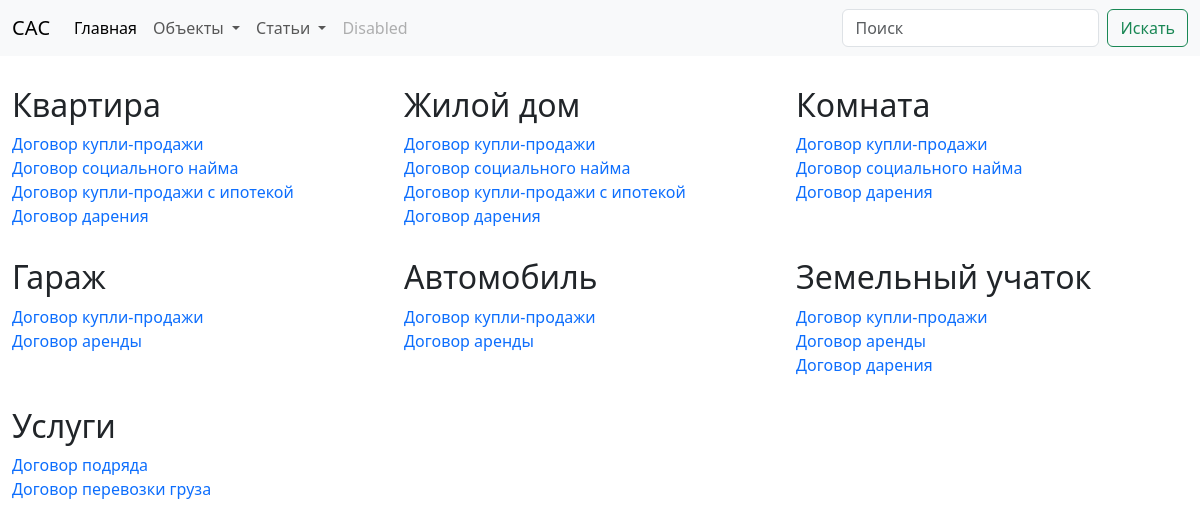
The page / on the database its author committed.
### dogovor_online/models.py (models this page shows)
class ObjectByDogovor(models.Model):
    name = models.CharField(max_length=100, verbose_name='Объект договора')
    sluck = models.CharField(max_length=100, verbose_name='Ссылка')
    dogovors = models.ManyToManyField(Dogovor, related_name='dogovors', verbose_name='Договоры')
    def __str__(self):
        return self.name
    class Meta:
        verbose_name = 'Объект договора'
        verbose_name_plural = 'Объекты договора'

class Dogovor(models.Model):
    name = models.CharField(max_length=100, verbose_name='Договор')
    url = models.CharField(max_length=100, verbose_name='Ссылка')
    def __str__(self):
        return self.name
    class Meta:
        verbose_name = 'Договор'
        verbose_name_plural = 'Договоры'

### dogovor_online/views.py (the view)
# urls.py: path('', views.home, name='home'),
def home(request):
    objects = ObjectByDogovor.objects.all()
    context = {
        'Objects': objects,
    }
    return render(request, 'dogovor_online/home.html', context)

### dogovor_online/templates/dogovor_online/home.html (shortened to what this page needs)
{% extends 'dogovor_online/base.html' %}
{% block main_content %}
<div class="main_objects">
    {% for item in Objects %}
    <div class="">
    <h2> {{ item.name }}</h2>
    {% for i in item.dogovors.all %}
    <a href="{% url item.sluck i.url %}">{{ i }}</a><br>
    {% endfor %}
</div>
    {% endfor %}
</div>
{% endblock %}

### dogovor_online/static/main.css (style rules this page uses)
a { text-decoration: none; }
.main_objects { display: grid; grid-template-columns: 1fr 1fr 1fr; grid-row-gap: 30px; }

### rows shown on the page
ObjectByDogovor: name "Квартира"
Dogovor: name "Договор купли-продажи"
Dogovor: name "Договор социального найма"
Dogovor: name "Договор купли-продажи с ипотекой"
Dogovor: name "Договор дарения"
ObjectByDogovor: name "Жилой дом"
ObjectByDogovor: name "Комната"
ObjectByDogovor: name "Гараж"
Dogovor: name "Договор аренды"
ObjectByDogovor: name "Автомобиль"
ObjectByDogovor: name "Земельный учаток"
ObjectByDogovor: name "Услуги"
Dogovor: name "Договор подряда"
Dogovor: name "Договор перевозки груза"
